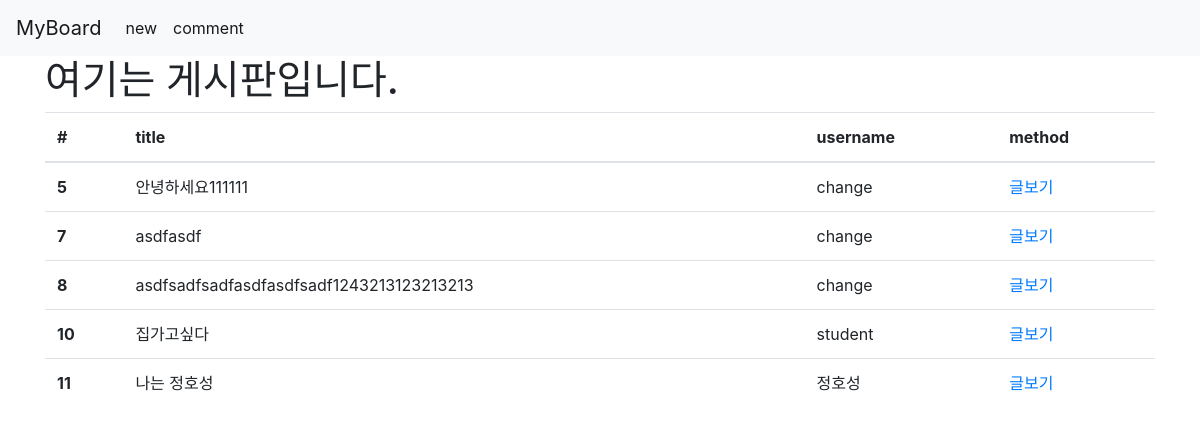
The app's page /articles/ with its own data.
### articles/models.py (models this page shows)
class Article(models.Model):
    title = models.CharField(max_length=100)
    content = models.TextField()
    user = models.ForeignKey(settings.AUTH_USER_MODEL, on_delete=models.CASCADE)    #Foreingnkey = 1:N 의 관계를 맺게 해줌(인자로 1의 관계를 넣어줌)

### articles/views.py (the view)
# urls.py: path('', views.index, name="index"),
def index(request):
    articles = Article.objects.all()
    context = {
        'articles':articles
    }
    return render(request, 'articles/index.html', context)

### articles/templates/articles/index.html
{% extends 'articles/base.html' %}
{% block body %}
    <h1>여기는 게시판입니다.</h1>
    <table class="table">
      <thead>
        <tr>
          <th scope="col">#</th>
          <th scope="col">title</th>
          <th scope="col">username</th>
          <th scope="col">method</th>
        </tr>
      </thead>
      <tbody>
        {% for article in articles %}
        <tr>
          <th scope="row">{{article.id}}</th>
          <td>{{article.title}}</td>
          <td>{{article.user}}</td>
          <td>
              <a href="{% url 'articles:detail' article.id %}">글보기</a>
          </td>
        </tr>
        {% endfor %}
      </tbody>
    </table>
{% endblock %}

### records on screen
Article: id "5", title "안녕하세요111111", user "change"
Article: id "7", title "asdfasdf", user "change"
Article: id "8", title "asdfsadfsadfasdfasdfsadf1243213123213213", user "change"
Article: id "10", title "집가고싶다", user "student"
Article: id "11", title "나는 정호성", user "정호성"
